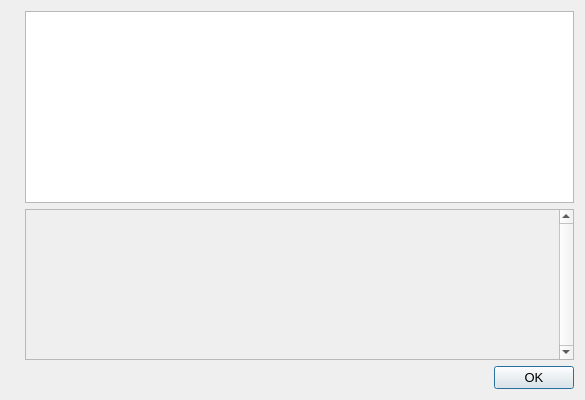
<?xml version="1.0" encoding="UTF-8"?>
<ui version="4.0">
 <class>HelpMessageDialog</class>
 <widget class="QDialog" name="HelpMessageDialog">
  <property name="geometry">
   <rect>
    <x>0</x>
    <y>0</y>
    <width>585</width>
    <height>400</height>
   </rect>
  </property>
  <property name="font">
   <font>
    <pointsize>10</pointsize>
   </font>
  </property>
  <property name="windowTitle">
   <string notr="true">Escrow Core - Command-line options</string>
  </property>
  <layout class="QHBoxLayout" name="horizontalLayout_2">
   <item>
    <widget class="QLabel" name="graphic">
     <property name="sizePolicy">
      <sizepolicy hsizetype="Preferred" vsizetype="Ignored">
       <horstretch>0</horstretch>
       <verstretch>0</verstretch>
      </sizepolicy>
     </property>
     <property name="pixmap">
      <pixmap resource="../escrow.qrc">:/images/about</pixmap>
     </property>
    </widget>
   </item>
   <item>
    <layout class="QVBoxLayout" name="verticalLayout">
     <item>
      <widget class="QTextEdit" name="helpMessage">
       <property name="readOnly">
        <bool>true</bool>
       </property>
      </widget>
     </item>
     <item>
      <widget class="QScrollArea" name="scrollArea">
       <property name="verticalScrollBarPolicy">
        <enum>Qt::ScrollBarAlwaysOn</enum>
       </property>
       <property name="widgetResizable">
        <bool>true</bool>
       </property>
       <widget class="QWidget" name="scrollAreaWidgetContents">
        <property name="geometry">
         <rect>
          <x>0</x>
          <y>0</y>
          <width>476</width>
          <height>150</height>
         </rect>
        </property>
        <layout class="QVBoxLayout" name="verticalLayout_2">
         <item>
          <widget class="QLabel" name="aboutMessage">
           <property name="cursor">
            <cursorShape>IBeamCursor</cursorShape>
           </property>
           <property name="textFormat">
            <enum>Qt::PlainText</enum>
           </property>
           <property name="alignment">
            <set>Qt::AlignLeading|Qt::AlignLeft|Qt::AlignTop</set>
           </property>
           <property name="openExternalLinks">
            <bool>true</bool>
           </property>
           <property name="textInteractionFlags">
            <set>Qt::LinksAccessibleByMouse|Qt::TextSelectableByKeyboard|Qt::TextSelectableByMouse</set>
           </property>
          </widget>
         </item>
        </layout>
       </widget>
      </widget>
     </item>
     <item>
      <widget class="QDialogButtonBox" name="okButton">
       <property name="orientation">
        <enum>Qt::Horizontal</enum>
       </property>
       <property name="standardButtons">
        <set>QDialogButtonBox::Ok</set>
       </property>
      </widget>
     </item>
    </layout>
   </item>
  </layout>
 </widget>
 <resources>
  <include location="../escrow.qrc"/>
 </resources>
 <connections>
  <connection>
   <sender>okButton</sender>
   <signal>accepted()</signal>
   <receiver>HelpMessageDialog</receiver>
   <slot>accept()</slot>
   <hints>
    <hint type="sourcelabel">
     <x>20</x>
     <y>20</y>
    </hint>
    <hint type="destinationlabel">
     <x>20</x>
     <y>20</y>
    </hint>
   </hints>
  </connection>
  <connection>
   <sender>okButton</sender>
   <signal>rejected()</signal>
   <receiver>HelpMessageDialog</receiver>
   <slot>reject()</slot>
   <hints>
    <hint type="sourcelabel">
     <x>20</x>
     <y>20</y>
    </hint>
    <hint type="destinationlabel">
     <x>20</x>
     <y>20</y>
    </hint>
   </hints>
  </connection>
 </connections>
</ui>
